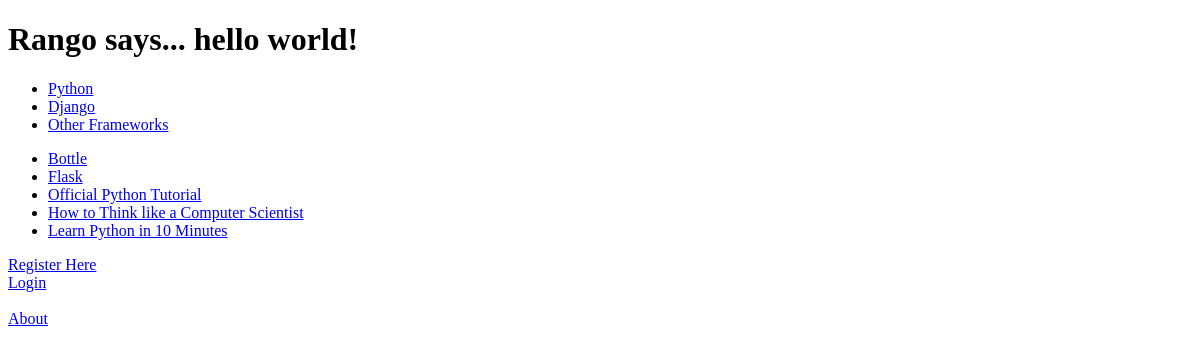
The page /rango/ on the database as committed earlier.
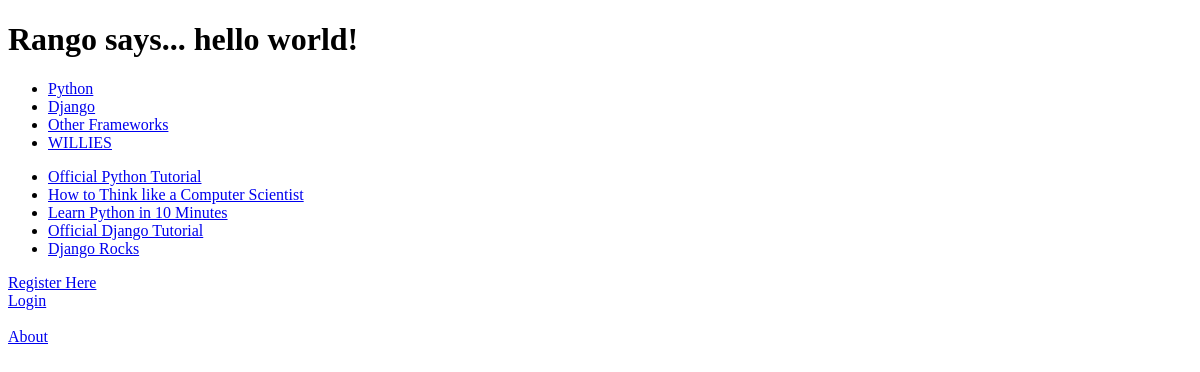
The same page on the database as committed later.
### rango/models.py (models this page shows, shortened)
class Category(models.Model):
    name = models.CharField(max_length=128, unique=True)
    views = models.IntegerField(default=0)
    likes = models.IntegerField(default=0)
    slug = models.SlugField()

class Page(models.Model):
    category = models.ForeignKey(Category)
    title = models.CharField(max_length=128)
    url = models.URLField()
    views = models.IntegerField(default=0)

### rango/views.py (the view)
def index(request):
    category_list = Category.objects.order_by('-likes')[:5]
    context_dict = {'categories': category_list}
    top_five_pages = Page.objects.order_by('-views')[:5]
    context_dict['pages'] = top_five_pages
    return render(request, 'rango/index.html', context_dict)

### templates/rango/index.html (shortened to what this page needs)
<!DOCTYPE html>
<html>
    <head>
    </head>
    <body>
        {% if user.is_authenticated %}
            <h1>Rango says... hello {{ user.username }}!</h1>
        {% else %}
            <h1>Rango says... hello world!</h1>
        {% endif %}
        {% if categories %}
            <ul>
                {% for category in categories %}
                <li><a href="{% url 'category' category.slug %}">{{ category.name }}</a></li>
                {% endfor %}
            </ul>
        {% else %}
            <strong>There are no categories present.</strong>
        {% endif %}
        {% if pages %}
            <ul>
        {% for page in pages %}
                <li><a href="{{ page.url }}">{{ page.title }}</a></li>
                {% endfor %}
            </ul>
        {% else %}
            <strong>There are no pages present.</strong>
        {% endif %}
        {% if user.is_authenticated %}
            <a href="{% url 'restricted' %}">Restricted Page</a><br />
            <a href="{% url 'logout' %}">Logout</a><br />
        {% else %}
            <a href="{% url 'register' %}">Register Here</a><br />
            <a href="{% url 'login' %}">Login</a><br />
        {% endif %}
        <br />
        <a href="{% url 'about' %}">About</a><br /><br />
    </body>
</html>

Rows that differ between the two databases and show on the page:
no longer on this page (row edited): Page: title "Bottle"
no longer on this page (row edited): Page: title "Flask"
added Category: name "WILLIES"
now on this page (row unchanged): Page: title "Official Django Tutorial"
now on this page (row unchanged): Page: title "Django Rocks"
